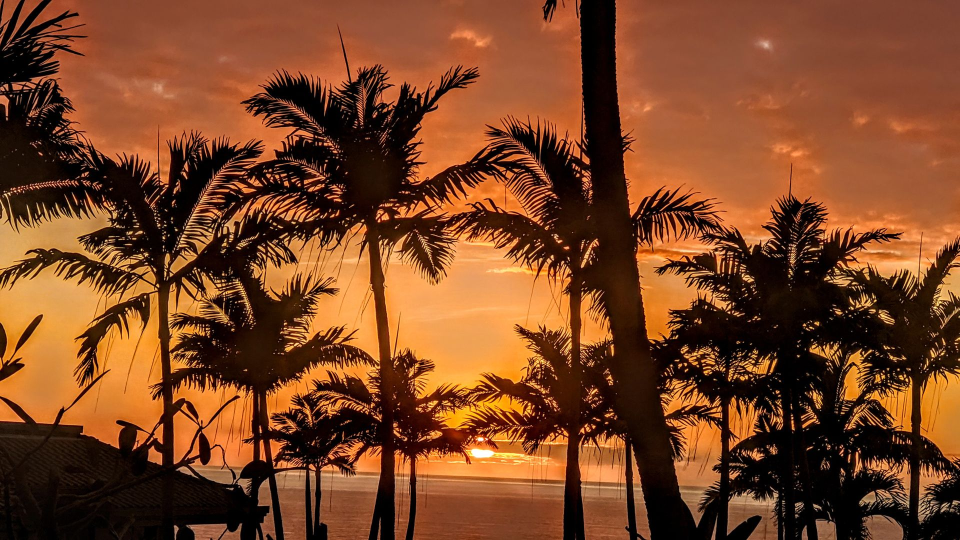
#> input picture Source for PE-20250718T112002Z-1-001/Source for PE/Image/image.jpg, 1920 x 1080 px, found by its file name (shown at 1/2 size)
$ jupyter execute CPV301_Complete_Pipeline_Fixed.ipynb   (older library calls are emulated)
#> lines starting #> are read from the running program, lines starting #| are printed output that depends on the picture; after the words box and inside, x2 and y2 are one past the last pixel; in counts of white or black regions, pixels touching at a corner belong together
# 📚 CPV301 Complete Image Processing Pipeline
## Master Pipeline for Practical Exam - All Topics Covered

This notebook contains a comprehensive pipeline that processes an input image through ALL the topics covered in CPV301:

### 🎯 Pipeline Coverage:
1. **Image Loading & Basic Operations**
2. **Color Space Conversions**
3. **Point Operators** (Histogram Equalization, Thresholding, Contrast Stretching)
4. **Image Smoothing & Filtering**
5. **Edge Detection** (Gradients, Canny)
6. **Morphological Transformations**
7. **Geometric Transformations**
8. **White Balancing**
9. **Feature Detection** (Harris, FAST, SIFT)
10. **Fourier Transform**

### 📝 Instructions:
- Replace the image path in the first code cell with your test image
- Run all cells to see the complete processing pipeline
- Each section shows theory, implementation, and results
- Perfect for exam preparation and understanding!

## 🚀 Essential Imports and Helper Functions

[cell 1]
# Essential imports for all image processing operations
import cv2
import numpy as np
import matplotlib.pyplot as plt
from matplotlib.gridspec import GridSpec
import warnings
warnings.filterwarnings('ignore')

# Set matplotlib parameters for better visualization
plt.rcParams['figure.figsize'] = (15, 10)
plt.rcParams['font.size'] = 10

def show_images(images, titles, rows=2, cols=3, figsize=(15, 10), cmap_list=None):
    """
    Enhanced function to display multiple images in a grid

    Args:
        images: List of images to display
        titles: List of titles for each image
        rows, cols: Grid dimensions
        figsize: Figure size
        cmap_list: List of colormaps for each image (optional)
    """
    fig, axes = plt.subplots(rows, cols, figsize=figsize)
    axes = axes.flatten() if rows * cols > 1 else [axes]

    for i, (img, title) in enumerate(zip(images, titles)):
        if i >= len(axes):
            break

        ax = axes[i]

        # Determine colormap
        if cmap_list and i < len(cmap_list):
            cmap = cmap_list[i]
        elif len(img.shape) == 2:
            cmap = 'gray'
        else:
            cmap = None

        # Handle BGR to RGB conversion for color images
        if len(img.shape) == 3 and cmap is None:
            display_img = cv2.cvtColor(img, cv2.COLOR_BGR2RGB)
        else:
            display_img = img

        ax.imshow(display_img, cmap=cmap)
        ax.set_title(title, fontsize=12, fontweight='bold')
        ax.axis('off')

    # Hide remaining subplots
    for j in range(i + 1, len(axes)):
        axes[j].axis('off')

    plt.tight_layout()
    plt.show()

# [19 lines left out: function create_test_image, not called in this run]

def debug_image(img, title="Debug Image"):
    """Quick debugging function to check image properties"""
    print(f"=== {title} ===")
    print(f"Shape: {img.shape}")
    print(f"Type: {img.dtype}")
    print(f"Min: {img.min()}, Max: {img.max()}")
    print(f"Mean: {img.mean():.2f}")
    print("-" * 30)

print("✅ Helper functions loaded successfully!")
print("📝 Ready to process images through the complete pipeline!")

## 📖 1. Image Loading and Basic Operations
### Load your image here and perform basic operations

[cell 2]
# ========================================
# CHANGE THIS PATH TO YOUR TEST IMAGE
# ========================================
IMAGE_PATH = 'D:/FPT_Material/Sem 4/CPV301/Source for PE/Image/image.jpg'

# Try to load the specified image, fallback to test image if not found
try:
    original_img = cv2.imread(IMAGE_PATH)
#> original_img is the input picture: shape (1080, 1920, 3); mean B, G, R 36.3, 68.6, 122.8
    if original_img is None:
        raise FileNotFoundError("Image not found")
    print(f"✅ Successfully loaded image from: {IMAGE_PATH}")
except:
    print("⚠️ Could not load specified image, creating test image...")
    original_img = create_test_image()

# Get image properties
debug_image(original_img, "Original Image")
#| Shape: (1080, 1920, 3)
#| Type: uint8
#| Min: 0, Max: 255
#| Mean: 75.89

# Convert to different basic formats
rgb_img = cv2.cvtColor(original_img, cv2.COLOR_BGR2RGB)
gray_img = cv2.cvtColor(original_img, cv2.COLOR_BGR2GRAY)
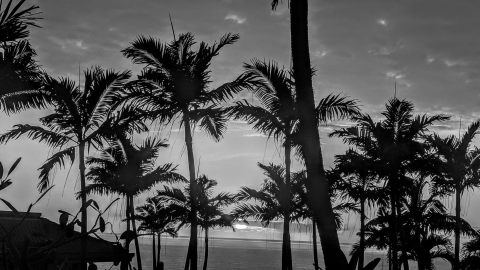
#> gray_img: shape (1080, 1920) (shown at 1/4 size); min 0, max 255, mean 81.1

# Display basic formats
show_images(
    [rgb_img, gray_img],
    ['Original Image (RGB)', 'Grayscale Version'],
    rows=1, cols=2, figsize=(12, 5)
)
#> the loop in show_images, `for i, (img, title) in enumerate(zip(images, titles)):` made 2 passes
#> (title, cmap) on pass 2: ('Grayscale Version', 'gray')

## 🎨 2. Color Space Conversions
### Converting between different color representations

[cell 3]
# Convert to various color spaces
hsv_img = cv2.cvtColor(original_img, cv2.COLOR_BGR2HSV)
#> hsv_img: shape (1080, 1920, 3); mean H, S, V 16.3, 193.9, 122.9
lab_img = cv2.cvtColor(original_img, cv2.COLOR_BGR2LAB)
#> lab_img: shape (1080, 1920, 3); mean of channels 0, 1, 2 86.9, 147.2, 154.5
ycrcb_img = cv2.cvtColor(original_img, cv2.COLOR_BGR2YCrCb)
#> ycrcb_img: shape (1080, 1920, 3); mean of channels 0, 1, 2 81.1, 157.7, 102.7
luv_img = cv2.cvtColor(original_img, cv2.COLOR_BGR2LUV)
#> luv_img: shape (1080, 1920, 3); mean of channels 0, 1, 2 86.4, 124.7, 159.6

# For proper display, convert back to RGB
hsv_display = cv2.cvtColor(hsv_img, cv2.COLOR_HSV2RGB)
lab_display = cv2.cvtColor(lab_img, cv2.COLOR_LAB2RGB)
ycrcb_display = cv2.cvtColor(ycrcb_img, cv2.COLOR_YCrCb2RGB)
luv_display = cv2.cvtColor(luv_img, cv2.COLOR_LUV2RGB)

print("🎨 Color Space Analysis:")
print(f"HSV range - H: [0,179], S: [0,255], V: [0,255]")
print(f"LAB range - L: [0,100], A: [-127,127], B: [-127,127]")
print(f"YCrCb range - Y: [16,235], Cr: [16,240], Cb: [16,240]")

show_images(
    [rgb_img, hsv_display, lab_display, ycrcb_display, luv_display, gray_img],
    ['Original RGB', 'HSV Color Space', 'LAB Color Space', 'YCrCb Color Space', 'LUV Color Space', 'Grayscale'],
    rows=2, cols=3
)
#> the loop in show_images (call 2), `for i, (img, title) in enumerate(zip(images, titles)):` made 6 passes

## 🔧 3. Point Operators
### Pixel-wise transformations: Histogram Equalization, Thresholding, Contrast Enhancement

[cell 4]
# ========================================
# 3.1 Histogram Equalization
# ========================================
print("📊 Applying Histogram Equalization...")
equalized_img = cv2.equalizeHist(gray_img)
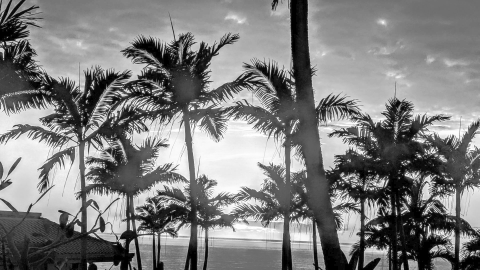
#> equalized_img: shape (1080, 1920) (shown at 1/4 size); min 0, max 255, mean 125.8

# ========================================
# 3.2 Contrast Stretching (Normalization)
# ========================================
print("📈 Applying Contrast Stretching...")
stretched_img = cv2.normalize(gray_img, None, alpha=0, beta=255, norm_type=cv2.NORM_MINMAX)

# ========================================
# 3.3 Alpha Compositing Example
# ========================================
print("🎭 Creating Alpha Compositing Example...")
def alpha_compositing(foreground, background, alpha_matte):
    """Alpha compositing: C = αF + (1-α)B"""
    alpha = alpha_matte.astype(float) / 255.0
    if len(alpha.shape) == 2:
        alpha = np.repeat(alpha[:, :, np.newaxis], 3, axis=2)

    foreground = foreground.astype(float)
    background = background.astype(float)
    composite = alpha * foreground + (1 - alpha) * background
    return np.clip(composite, 0, 255).astype(np.uint8)

# Create simple alpha matte (circular gradient)
h, w = gray_img.shape
center_x, center_y = w//2, h//2
Y, X = np.ogrid[:h, :w]
distances = np.sqrt((X - center_x)**2 + (Y - center_y)**2)
alpha_matte = np.clip(255 - distances * 2, 0, 255).astype(np.uint8)

# Create a simple background (solid color)
background = np.full_like(original_img, [100, 150, 200])  # Light blue background
composite_result = alpha_compositing(original_img, background, alpha_matte)
#> in alpha_compositing, `background = background.astype(float)`:
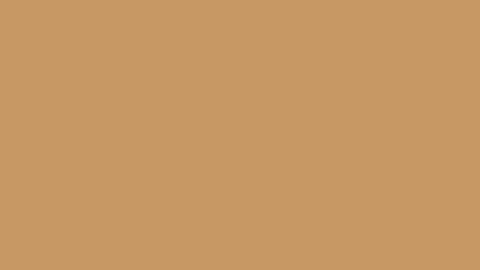
#> background: shape (1080, 1920, 3) float64 (shown at 1/4 size); mean of channels 0, 1, 2 100, 150, 200; drawn as B, G, R

# Display point operations results
show_images(
    [gray_img, equalized_img, stretched_img, alpha_matte, cv2.cvtColor(composite_result, cv2.COLOR_BGR2RGB)],
    ['Original Grayscale', 'Histogram Equalized', 'Contrast Stretched', 'Alpha Matte', 'Alpha Compositing'],
    rows=2, cols=3
)

# Show histograms
plt.figure(figsize=(15, 4))

plt.subplot(1, 3, 1)
plt.hist(gray_img.ravel(), 256, [0, 256], color='blue', alpha=0.7)
plt.title('Original Histogram')
plt.xlabel('Pixel Intensity')
plt.ylabel('Frequency')

plt.subplot(1, 3, 2)
plt.hist(equalized_img.ravel(), 256, [0, 256], color='green', alpha=0.7)
plt.title('Equalized Histogram')
plt.xlabel('Pixel Intensity')
plt.ylabel('Frequency')

plt.subplot(1, 3, 3)
plt.hist(stretched_img.ravel(), 256, [0, 256], color='red', alpha=0.7)
plt.title('Stretched Histogram')
plt.xlabel('Pixel Intensity')
plt.ylabel('Frequency')

plt.tight_layout()
plt.show()
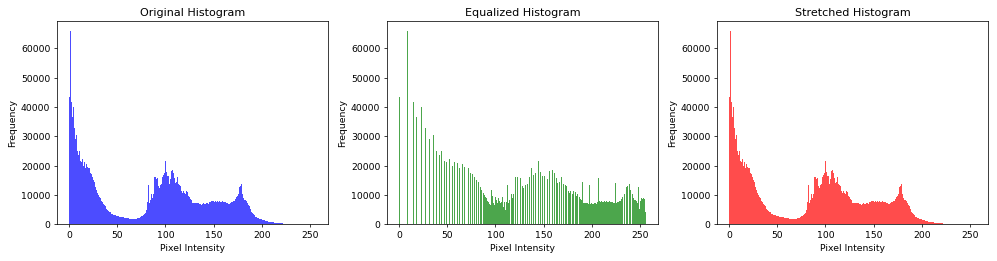
#> figure drawn by matplotlib, 3 panels; panel 1: tallest bar 65951 high, from x = 1 to 2; panel 2: tallest bar 65951 high, from x = 8 to 9; panel 3: tallest bar 65951 high, from x = 1 to 2

## 🔒 4. Thresholding Operations
### Binary image creation using different thresholding techniques

[cell 5]
# ========================================
# 4.1 Simple Thresholding
# ========================================
print("🔒 Applying Different Thresholding Techniques...")

ret1, thresh_binary = cv2.threshold(gray_img, 127, 255, cv2.THRESH_BINARY)
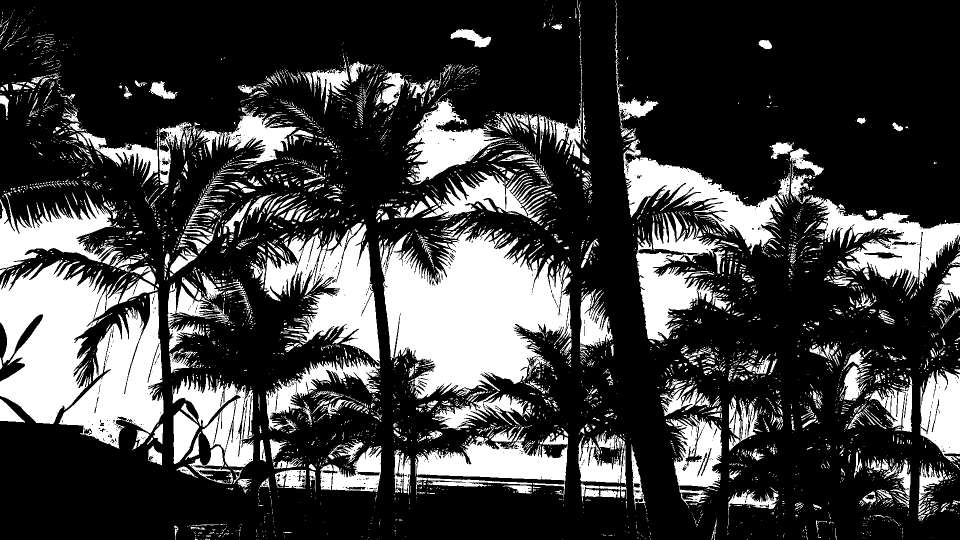
#> thresh_binary: shape (1080, 1920) (shown at 1/2 size); 25.5% white; 4998 white regions (4053 under 20 px), largest, box (x1, y1, x2, y2) and area: (762, 445, 1143, 797) 81342, (0, 520, 213, 848) 45233, (117, 584, 327, 897) 31060
ret2, thresh_binary_inv = cv2.threshold(gray_img, 127, 255, cv2.THRESH_BINARY_INV)
ret3, thresh_trunc = cv2.threshold(gray_img, 127, 255, cv2.THRESH_TRUNC)
ret4, thresh_tozero = cv2.threshold(gray_img, 127, 255, cv2.THRESH_TOZERO)
ret5, thresh_tozero_inv = cv2.threshold(gray_img, 127, 255, cv2.THRESH_TOZERO_INV)

# ========================================
# 4.2 Adaptive Thresholding
# ========================================
# Apply slight blur to reduce noise
blurred_for_adaptive = cv2.medianBlur(gray_img, 5)

adaptive_mean = cv2.adaptiveThreshold(blurred_for_adaptive, 255, cv2.ADAPTIVE_THRESH_MEAN_C,
                                     cv2.THRESH_BINARY, 11, 2)
#> adaptive_mean: shape (1080, 1920); 72.1% white; 6107 black regions (4860 under 20 px), largest, box (x1, y1, x2, y2) and area: (0, 130, 1236, 1080) 277519, (1222, 0, 1896, 730) 53619, (1587, 474, 1920, 1080) 43480
adaptive_gaussian = cv2.adaptiveThreshold(blurred_for_adaptive, 255, cv2.ADAPTIVE_THRESH_GAUSSIAN_C,
                                         cv2.THRESH_BINARY, 11, 2)
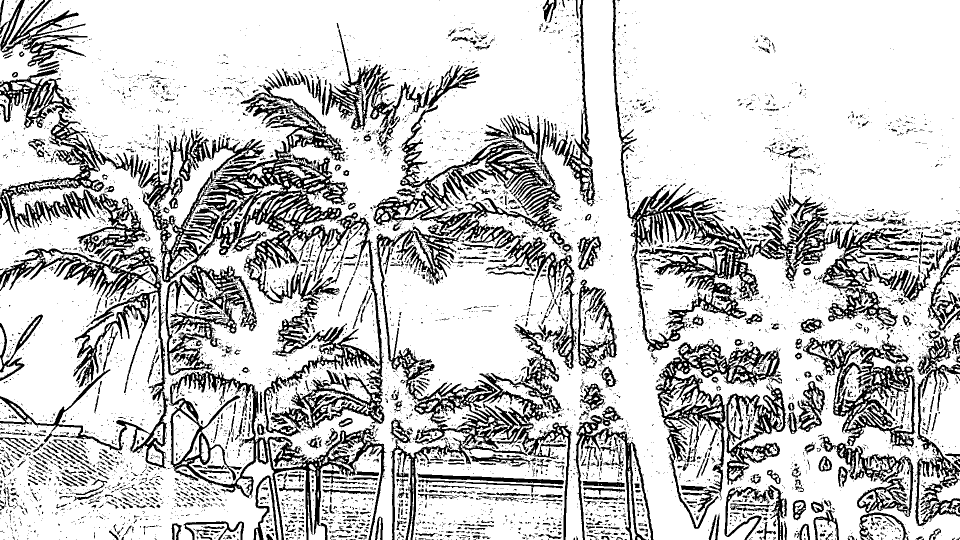
#> adaptive_gaussian: shape (1080, 1920) (shown at 1/2 size); 78.3% white; 7605 black regions (6649 under 20 px), largest, box (x1, y1, x2, y2) and area: (266, 230, 769, 873) 62282, (747, 210, 1143, 1080) 50186, (1224, 0, 1836, 704) 41691

# ========================================
# 4.3 Otsu's Thresholding
# ========================================
ret_otsu, otsu_thresh = cv2.threshold(gray_img, 0, 255, cv2.THRESH_BINARY + cv2.THRESH_OTSU)
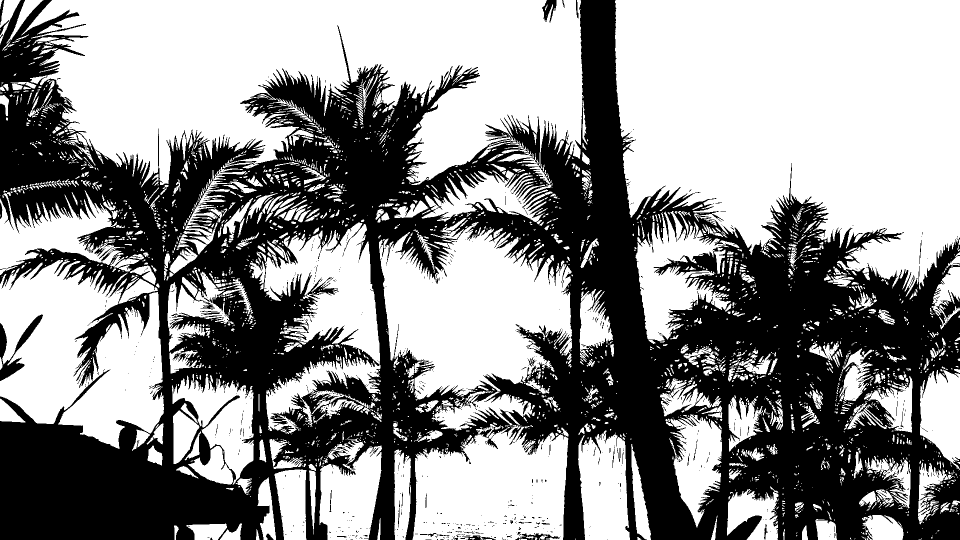
#> otsu_thresh: shape (1080, 1920) (shown at 1/2 size); 56.9% white; 882 black regions (822 under 20 px), largest, box (x1, y1, x2, y2) and area: (0, 0, 1920, 1080) 883567, (0, 629, 86, 762) 2881, (1084, 0, 1113, 45) 674
#> ret_otsu = 73

# Also try Otsu with Gaussian filtering
gaussian_blur = cv2.GaussianBlur(gray_img, (5, 5), 0)
ret_otsu_blur, otsu_thresh_blur = cv2.threshold(gaussian_blur, 0, 255, cv2.THRESH_BINARY + cv2.THRESH_OTSU)
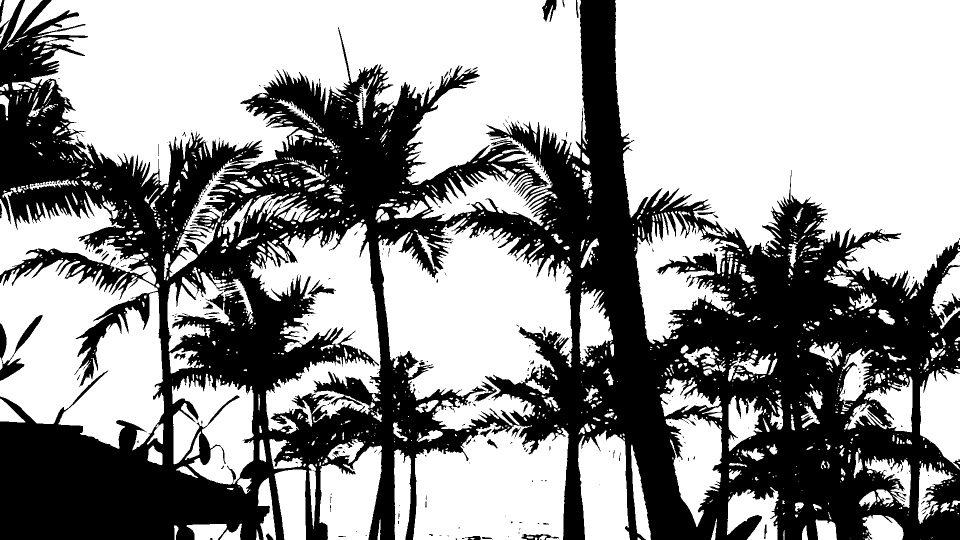
#> otsu_thresh_blur: shape (1080, 1920) (shown at 1/2 size); 58.3% white; 295 black regions (238 under 20 px), largest, box (x1, y1, x2, y2) and area: (0, 0, 1920, 1080) 854664, (0, 630, 85, 762) 2736, (1879, 586, 1920, 635) 721
#> ret_otsu_blur = 72

print(f"📊 Thresholding Results:")
print(f"Simple threshold value: {ret1}")
print(f"Otsu threshold value: {ret_otsu:.1f}")
#| Otsu threshold value: 73.0
#> (the rest of the program and of its run is left out)
